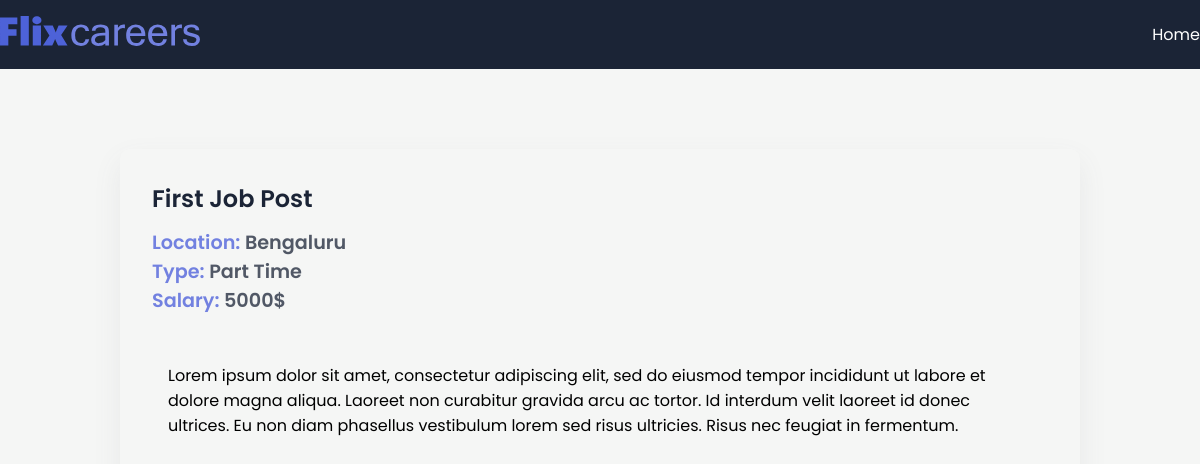
/job/1, run on the app's committed database.
### app/models.py (models this page shows, shortened)
class JobPost(models.Model):
  JOB_TYPE_CHOICES = [
    ('Full Time', 'Full Time'),
    ('Part Time', 'Part Time'),
  ]
  title = models.CharField(max_length=200)
  description = models.TextField()
  date = models.DateTimeField(auto_now_add=True)
  expiry = models.DateField(null=True)
  salary = models.IntegerField()
  slug = models.SlugField(null=True, max_length=40, unique=True)
  location = models.OneToOneField(Location, on_delete=models.CASCADE, null=True)
  author = models.ForeignKey(Author, on_delete=models.CASCADE, null=True)
  skills = models.ManyToManyField(Skills)
  type = models.CharField(max_length=200, null=False, choices=JOB_TYPE_CHOICES)

class Location(models.Model):
  street = models.CharField(max_length=200)
  city = models.CharField(max_length=200)
  state = models.CharField(max_length=200)
  country = models.CharField(max_length=200)
  zip = models.CharField(max_length=200)

### app/views.py (the view)
# urls.py: path('job/<int:id>', views.jobDetail, name='jobs_detail'),
def jobDetail(request, id):
  try:
    if id == 0:
      return redirect(reverse('jobs_home'))
    job = JobPost.objects.get(id=id)
    context = {"job":job}
    return render(request, 'app/jobdetail.html', context)
  except:
    return HttpResponseNotFound("Not Found")

### app/templates/app/jobdetail.html (shortened to what this page needs)
{% extends "base.html" %}  {% block content %}
<section>
  <div class="container">
    <div class="view-post">
      <h1 class="jobtitle">{{job.title}}</h1>
      <p class="location it">Location: <span>{{job.location.city}}</span></p>
      <p class="status it">Type: <span>{{job.type}}</span></p>
      <p class="budget it">Salary: <span>{{job.salary}}$</span></p>
      <div class="desc">
        <p class="details">{{job.description}}</p>
      </div>
    </div>
  </div>
</section>
{% endblock content %}

### app/static/app/style.css (style rules this page uses)
* { margin: 0; padding: 0; box-sizing: border-box; font-family: "Poppins", sans-serif; }
:root { --blue: #4d62d8; --lblue: #7281e0; --card: #fdfdfd; --shadow: #64646f17 0px 12px 29px 0px; --nav: #1b2436; }
body { background: #f5f6f5; }
.container { max-width: 1200px; margin: auto; }
.view-post { width: 80%; border-radius: 10px; box-shadow: var(--shadow); margin: 5em auto; padding: 2em; }
.desc { max-height: 300px; overflow-y: scroll; margin: 2em 0; padding: 1em; }
.jobtitle { font-size: 1.5rem; color: var(--nav); font-weight: 600; margin-bottom: 0.5em; }
.it { font-size: 1.2rem; font-weight: 600; color: var(--lblue); }
.it span { color: #1b2436c0; }

### data on the page
JobPost: title "First Job Post", location.city "Bengaluru", type "Part Time", salary "5000", description "Lorem ipsum dolor sit amet, consectetur adipiscing elit, sed do eiusmod tempor incididunt ut labore et dolore magna aliqua. Laoreet non curabitur gravida arcu ac tortor. Id interdum velit laoreet id donec ultrices. Eu non diam phasellus vestibulum lorem sed risus ultricies. Risus nec feugiat in fermentum."
